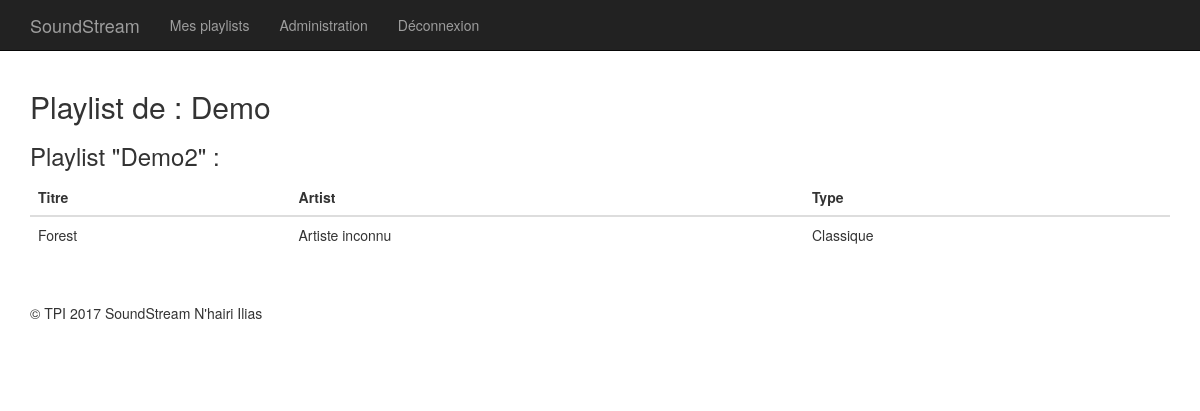
Page /Web/http/playlist.php?id=3 (signed in) on the committed database.
### tables this page shows
CREATE TABLE `playlists` (
  `idPlaylist` int(11) NOT NULL,
  `namePlaylist` varchar(25) NOT NULL,
  `idUser` int(11) NOT NULL
);

CREATE TABLE `users` (
  `idUser` int(11) NOT NULL,
  `pseudoUser` varchar(30) NOT NULL,
  `passUser` longtext NOT NULL,
  `privilegesUser` tinyint(1) NOT NULL
);

CREATE TABLE `musics` (
  `idMusic` int(11) NOT NULL,
  `titleMusic` varchar(25) DEFAULT NULL,
  `idType` int(11) NOT NULL,
  `idArtist` int(11) NOT NULL,
  `fileName` varchar(255) NOT NULL
);

CREATE TABLE `artists` (
  `idArtist` int(11) NOT NULL,
  `nameArtist` varchar(40) NOT NULL
);

CREATE TABLE `types` (
  `idType` int(11) NOT NULL,
  `labelType` varchar(40) NOT NULL
);

### Web/http/playlist.php (the view, shortened to what this page needs)
<?php
require_once("php/functions.php");
$sql = "SELECT namePlaylist,pseudoUser FROM playlists, users WHERE users.idUser = playlists.idUser AND playlists.idPlaylist = :idPlaylist";
$query = $db->prepare($sql);
$query->execute(array(
  'idPlaylist' => htmlentities($_GET['id'])
));
$playlistData = $query->fetchall();
$playlistData = $playlistData[0];
$sql = 'SELECT * FROM musics,playlists,types,contain,artists WHERE musics.idType = types.idType AND contain.idPlaylist = playlists.idPlaylist AND
contain.idMusic = musics.idMusic AND playlists.idPlaylist = :idPlaylist AND artists.idArtist = musics.idArtist';
$query = $db->prepare($sql);
$query->execute(array(
  'idPlaylist' => htmlentities($_GET['id'])
));
$data = $query->fetchall();
?>
<!DOCTYPE html>
<html lang="fr">
<head>
  <link href="css/bootstrap.min.css" rel="stylesheet">
  <link href="css/style.css" rel="stylesheet">
</head>
<body>
  <nav class="navbar navbar-inverse navbar-fixed-top" role="navigation">
    <div class="container">
      <div class="navbar-header">
      <a class="navbar-brand" href="user.php">SoundStream</a>
    </div>
    <div class="collapse navbar-collapse" id="bs-example-navbar-collapse-1">
      <?php if(isset($_SESSION['idUser'])) {?>
      <ul class="nav navbar-nav">
        <li>
          <a href="user.php">Mes playlists</a>
        </li>
        <?php   if ($_SESSION['privilegeUser'] == 1) { ?>
        <li>
          <a href="admin.php">Administration</a>
        </li>
        <?php } ?>
        <li>
          <a href="deconnexion.php">Déconnexion</a>
        </li>
      </ul>
      <?php } ?>
    </div>
  </div>
</nav>
    <div class="container">
      <h2>Playlist de : <?php echo $playlistData['pseudoUser']; ?></h2>
      <h3>Playlist "<?php echo $playlistData['namePlaylist']; ?>" :</h3>
      <?php if(count($data) > 0){ ?>
        <table class="table table-hover">
          <thead>
            <tr>
              <th>Titre</th>
              <th>Artist</th>
              <th>Type</th>
            </tr>
          </thead>
          <tbody>
            <?php foreach ($data as $music) { ?>
              <tr>
                <td><?php echo $music['titleMusic']; ?></td>
                <td><?php echo $music['nameArtist']; ?></td>
                <td><?php echo $music['labelType']; ?></td>
              </tr>
              <?php } ?>
            </tbody>
          </table>
          <?php }else{ ?>
            <p>Cette playlist est vide.</p>
            <?php } ?>
            <footer>
              <div class="row">
                <div class="col-lg-12">
                  <p>&copy; TPI 2017 SoundStream N'hairi Ilias</p>
                </div>
              </div>
            </footer>
          </div>
        </body>
        </html>

### Web/http/css/style.css (style rules this page uses)
body { padding-top: 70px; }
footer { margin: 50px 0; }

### rows in the picture
playlists: idUser.pseudoUser "Demo", namePlaylist "Demo2"
musics: titleMusic "Forest", idArtist.nameArtist "Artiste inconnu", idType.labelType "Classique"
